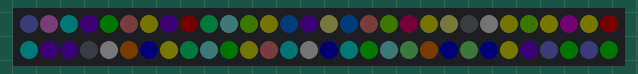
Simulated run of this sketch. Board: Arduino Uno, built with avr-gcc and run on an emulated ATmega328P. On the bench: 60 RGB LEDs in strip order, left to right, continuing on the next row. Dim RGB values are drawn brighter than linear; random numbers use the default seed unless the sketch sets one.

Above: at 0.1 s.
At 4.7 s:
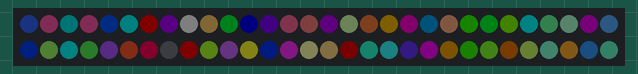
At 10.5 s:
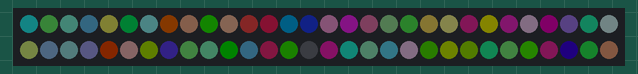
At 19.3 s:
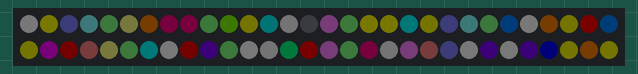
At 29.2 s:
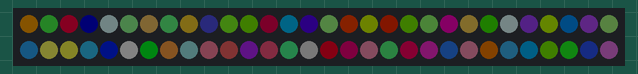
At 39.1 s:
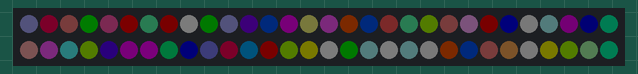

Measured:
- what the display in image 0 shows lasts 0.5 s, from 0.0 s to 0.5 s

The sketch:

ledstrip1.ino
```cpp
#include <WS2812.h>

int MIN_INTENSITY=3;
int MAX_INTENSITY=10;
int MAX_LED=60;
int i=0, j=1, k=MIN_INTENSITY, l=1;
cRGB value;

WS2812 LED(MAX_LED);

void setup() {
        LED.setOutput(3);
}

void loop() {
  value.r=random(0,k);value.g=random(0,k);value.b=random(0,k);
  LED.set_crgb_at(i, value);

  //LED.sync();
  //delay(10);

  i += j;
  if (i > MAX_LED-1) {
    j=-1;
    LED.sync();
    delay(500);
  }
  if (i < 0) {
    j=1;
    k += l;
    if (k > MAX_INTENSITY) l=-1;
    if (k < MIN_INTENSITY) l=1;
    LED.sync();
    delay(500);
  }
}
```
